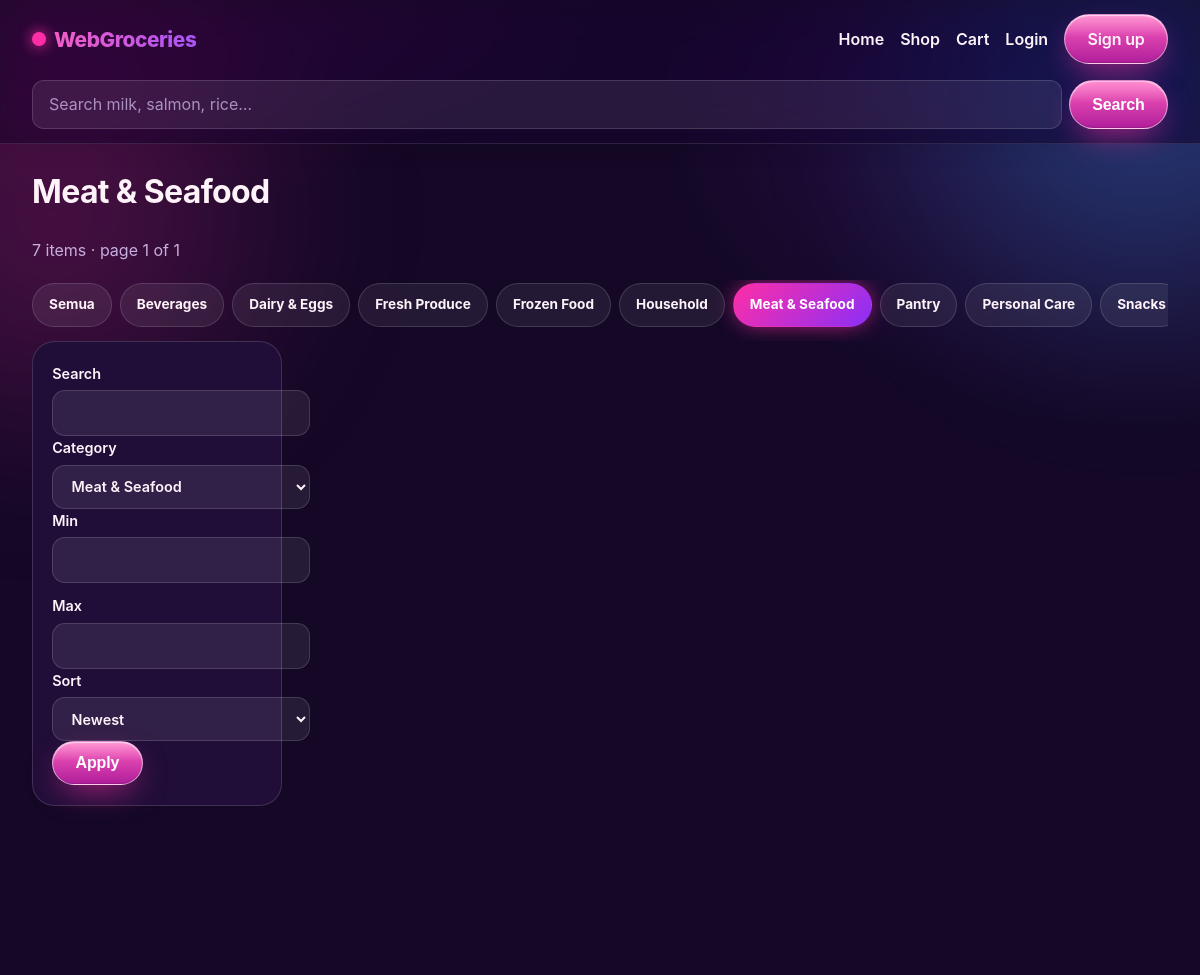
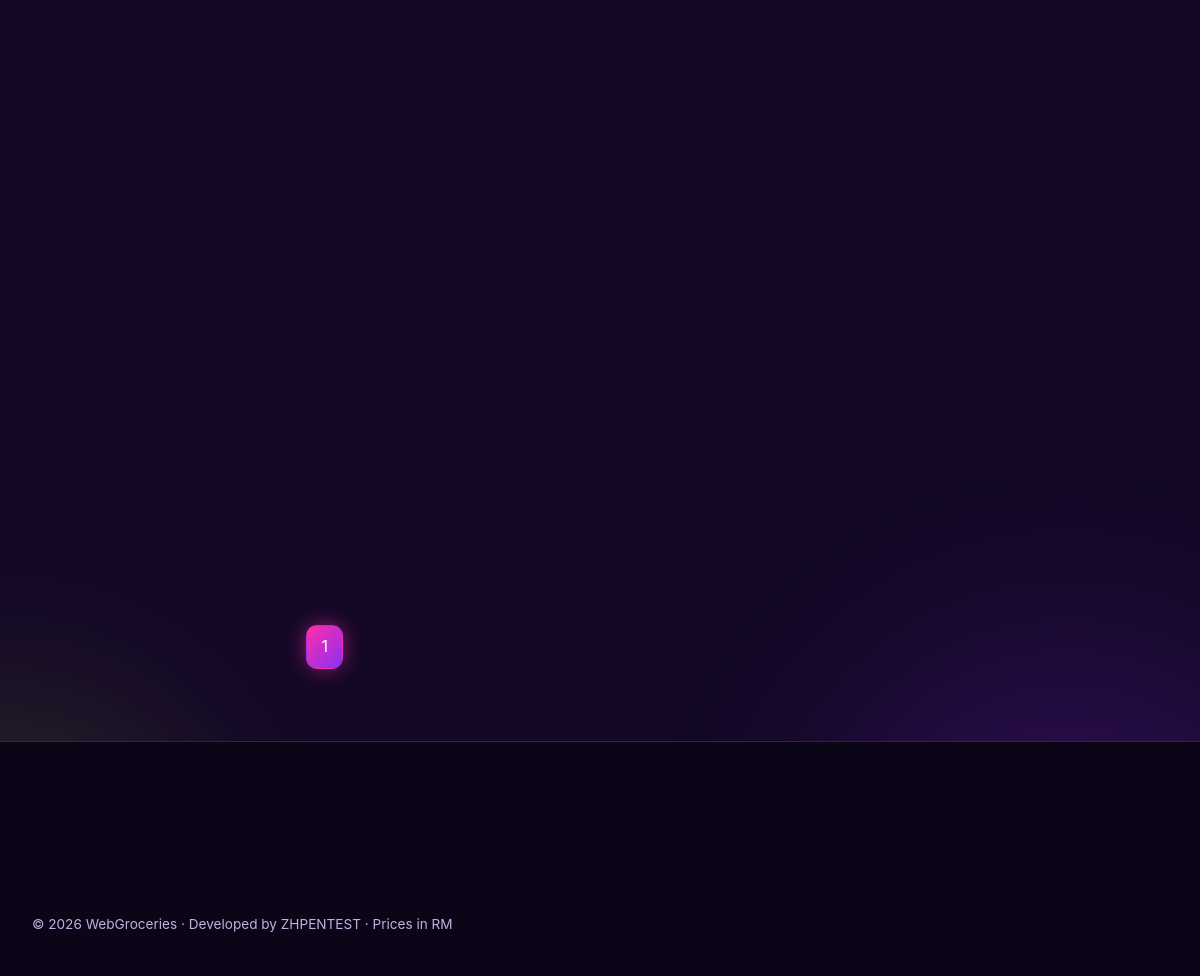
The page /category/meat-seafood on the database its author committed (2 pictures, top to bottom).
### tables this page shows
CREATE TABLE categories (
  id BIGINT UNSIGNED AUTO_INCREMENT PRIMARY KEY,
  name VARCHAR(120) NOT NULL,
  slug VARCHAR(140) NOT NULL UNIQUE,
  description TEXT NULL,
  image VARCHAR(255) NULL,
  status ENUM('active','inactive') NOT NULL DEFAULT 'active',
  created_at TIMESTAMP DEFAULT CURRENT_TIMESTAMP,
  updated_at TIMESTAMP DEFAULT CURRENT_TIMESTAMP ON UPDATE CURRENT_TIMESTAMP,
  INDEX idx_cat_slug (slug), INDEX idx_cat_status (status)
);

CREATE TABLE products (
  id BIGINT UNSIGNED AUTO_INCREMENT PRIMARY KEY,
  category_id BIGINT UNSIGNED NOT NULL,
  brand VARCHAR(120) NULL,
  name VARCHAR(190) NOT NULL,
  slug VARCHAR(210) NOT NULL UNIQUE,
  description TEXT NULL,
  price DECIMAL(10,2) NOT NULL CHECK (price >= 0),
  discount_price DECIMAL(10,2) NULL CHECK (discount_price IS NULL OR discount_price >= 0),
  stock_quantity INT NOT NULL DEFAULT 0 CHECK (stock_quantity >= 0),
  low_stock_threshold INT NOT NULL DEFAULT 10,
  unit VARCHAR(30) NOT NULL DEFAULT 'pc',
  image VARCHAR(255) NULL,
  status ENUM('active','inactive') NOT NULL DEFAULT 'active',
  is_featured TINYINT(1) NOT NULL DEFAULT 0,
  is_bestseller TINYINT(1) NOT NULL DEFAULT 0,
  created_at TIMESTAMP DEFAULT CURRENT_TIMESTAMP,
  updated_at TIMESTAMP DEFAULT CURRENT_TIMESTAMP ON UPDATE CURRENT_TIMESTAMP,
  CONSTRAINT fk_prod_cat FOREIGN KEY (category_id) REFERENCES categories(id) ON DELETE RESTRICT,
  INDEX idx_prod_slug (slug), INDEX idx_prod_cat (category_id),
  INDEX idx_prod_status (status), FULLTEXT idx_prod_search (name, description, brand)
);

### app/Core/helpers.php (called while the page is built, shortened)
<?php
function e(?string $s): string { return htmlspecialchars((string)$s, ENT_QUOTES, 'UTF-8'); }
function view(string $name, array $data = []): void {
  extract($data, EXTR_SKIP);
  $base = dirname(__DIR__) . '/Views/';
  require $base . 'layout/header.php';
  require $base . $name . '.php';
  require $base . 'layout/footer.php';
}
function asset(string $p): string {
  $f = dirname(__DIR__, 2) . '/public' . strtok($p, '?');
  return $p . '?v=' . (@filemtime($f) ?: 1);
}

### app/Controllers/ShopController.php (called while the page is built, shortened)
<?php
final class ShopController {
  public static function category(string $slug): void {
    $st = Database::pdo()->prepare('SELECT * FROM categories WHERE slug=? AND status="active" LIMIT 1');
    $st->execute([$slug]); $cat = $st->fetch();
    $page = max(1, (int)($_GET['page'] ?? 1));
    $r = Product::list(['category' => $slug, 'sort' => $_GET['sort'] ?? 'new'], $page, 12);
    $cats = Database::pdo()->query('SELECT * FROM categories WHERE status="active" ORDER BY name')->fetchAll();
    view('shop', ['title' => $cat['name'], 'items' => $r['items'], 'total' => $r['total'], 'pages' => $r['pages'], 'page' => $page, 'cats' => $cats, 'f' => ['cat' => $slug, 'q' => '', 'sort' => $_GET['sort'] ?? 'new'], 'heading' => $cat['name']]);
  }
}

### app/Models/Product.php (called while the page is built, shortened)
<?php
final class Product {
  public static function list(array $f = [], int $page = 1, int $per = 12): array {
    $pdo = Database::pdo();
    $where = ['p.status = "active"']; $params = [];
    if (!empty($f['category'])) { $where[] = 'c.slug = ?'; $params[] = $f['category']; }
    $sort = match ($f['sort'] ?? 'new') {
      'price_asc' => 'COALESCE(p.discount_price,p.price) ASC',
      'price_desc' => 'COALESCE(p.discount_price,p.price) DESC',
      'name' => 'p.name ASC', default => 'p.id DESC',
    };
    $w = 'WHERE ' . implode(' AND ', $where);
    $cnt = $pdo->prepare("SELECT COUNT(*) c FROM products p JOIN categories c ON c.id=p.category_id $w");
    $cnt->execute($params); $total = (int)$cnt->fetch()['c'];
    $off = ($page - 1) * $per;
    $st = $pdo->prepare("SELECT p.*, c.name cat_name, c.slug cat_slug FROM products p JOIN categories c ON c.id=p.category_id $w ORDER BY $sort LIMIT $per OFFSET $off");
    $st->execute($params);
    return ['items' => $st->fetchAll(), 'total' => $total, 'pages' => max(1, (int)ceil($total / $per))];
  }
}

### app/Core/Database.php (called while the page is built, shortened)
<?php
final class Database {
  private static ?PDO $pdo = null;
  public static function pdo(): PDO {
    if (self::$pdo) return self::$pdo;
    $host = $_ENV['DB_HOST'] ?? '127.0.0.1';
    $port = $_ENV['DB_PORT'] ?? '3306';
    $db = $_ENV['DB_NAME'] ?? 'webgroceries';
    $user = $_ENV['DB_USER'] ?? 'root';
    $pass = $_ENV['DB_PASS'] ?? '';
    $dsn = "mysql:host=$host;port=$port;dbname=$db;charset=utf8mb4";
    self::$pdo = new PDO($dsn, $user, $pass, [
      PDO::ATTR_ERRMODE => PDO::ERRMODE_EXCEPTION,
      PDO::ATTR_DEFAULT_FETCH_MODE => PDO::FETCH_ASSOC,
      PDO::ATTR_EMULATE_PREPARES => false,
    ]);
    return self::$pdo;
  }
}

### app/Views/shop.php (shortened to what this page needs)
<h1><?= e($heading ?? 'Shop all groceries') ?></h1>
<p class="muted"><?= (int)$total ?> items · page <?= (int)$page ?> of <?= (int)$pages ?></p>
<div class="catchips"><a href="/shop" class="<?= empty($f['cat']) ? 'on' : '' ?>">Semua</a><?php foreach ($cats as $c): ?><a href="/category/<?= e($c['slug']) ?>" class="<?= ($f['cat'] ?? '') === $c['slug'] ? 'on' : '' ?>"><?= e($c['name']) ?></a><?php endforeach; ?></div>
<div class="shopwrap">
<aside><details class="filters" open><summary>Tapisan &amp; susunan</summary><form method="get" action="/shop" id="filterForm">
<label>Search<input name="q" value="<?= e($f['q'] ?? '') ?>"></label>
<label>Category<select name="cat"><option value="">All</option><?php foreach ($cats as $c): ?><option value="<?= e($c['slug']) ?>" <?= ($f['cat'] ?? '') === $c['slug'] ? 'selected' : '' ?>><?= e($c['name']) ?></option><?php endforeach; ?></select></label>
<div class="row"><label>Min<input name="min" type="number" step="0.01" value="<?= e($f['min'] ?? '') ?>"></label><label>Max<input name="max" type="number" step="0.01" value="<?= e($f['max'] ?? '') ?>"></label></div>
<label>Sort<select name="sort"><option value="new">Newest</option></select></label>
<button class="btn">Apply</button></form></details></aside>
<div><div class="pgrid" id="grid"><?php foreach ($items as $p) pcard($p); ?></div>
<div class="pager"><?php for ($i = 1; $i <= $pages; $i++): ?><a class="<?= $i === $page ? 'on' : '' ?>" href="?<?= http_build_query(array_merge($_GET, ['page' => $i])) ?>"><?= $i ?></a><?php endfor; ?></div></div>
</div>

### rows shown on the page
categories: name "Meat & Seafood"
products: id "7", is_featured "1"
categories: name "Beverages"
categories: name "Dairy & Eggs"
categories: name "Fresh Produce"
categories: name "Frozen Food"
categories: name "Household"
categories: name "Pantry"
categories: name "Personal Care"
categories: name "Snacks"

### other values the page prints
form field cat "Meat & Seafood"
